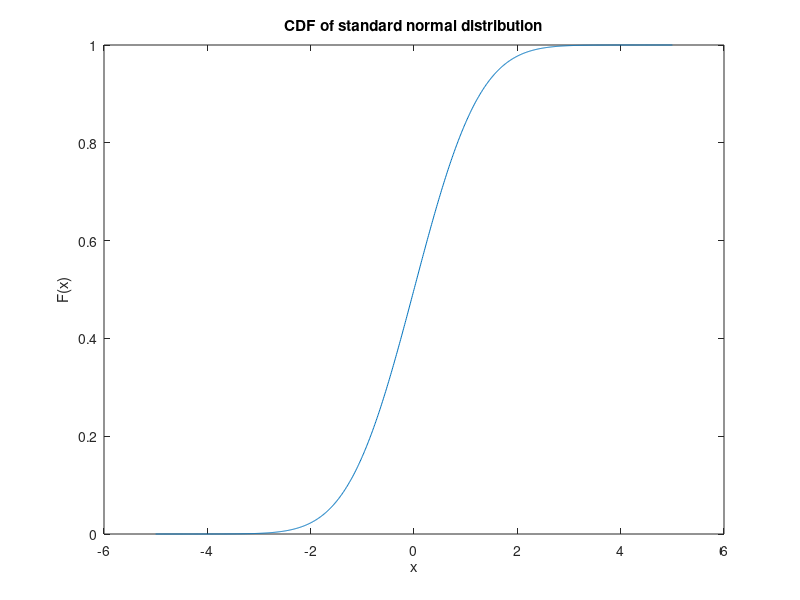

Recreate this plot in MATLAB. (Note: this script raises an error after producing the figure.)
%% Chapter 23 of Murphy's 
% "Machine Learning - a Probabilistic Perspective", 2012

% This script serves to implement the sampling methods discussed in the
% aforementioned chapter, complemented with other additional resources.

addpath('~/Documents/MATLAB');
addpath('../');

%% Sampling from standard distributions - Using the cdf 
%(skipping the Box Muller method)

x = [-5:0.01:5];
p = normcdf(x, 0, 1); % returns the cdf of the standard normal distribution

figure(1)
plot(x, p)
xlabel('x')
ylabel('F(x)')
title('CDF of standard normal distribution')

% Generate observations of random variable following U(0,1)

U = rand([1,1000]);
s = norminv(U);

size_s = size(s);

figure(2)
histogram(s, 'FaceColor', [254,178,76]/255, 'NumBins', 100)
hold on

% And now how do I sample from my approximated standard gaussian given this
% histogram? 
% Check out: https://stats.stackexchange.com/questions/191725/sample-from-distribution-given-by-histogram

%% Rejection sampling - or simple alternative when the inverse cdf method cannot be used

% Create strange-ish distribution - Gaussian mixture of 2 gaussians
% x = [-30:0.1:40];
% y1 = normpdf(x, 0, 2);
% y2 = normpdf(x, 20, 7);
% p = create_distribution(y1,y2)

x = [-30:0.1:40]
mu_list = [0, 20];
sigma_list = [1, 7];
p = gaussian_mix(x, mu_list, sigma_list, weights);

% fun = @create_distribution;
% AUC = integral(@(y1,y2)fun(y1,y2), -Inf, Inf)

figure()
plot(x, p)
xlabel('x')
ylabel('p(x)')
title('Function we want to approximate')

% Create unnormalized distribution and proposal distribution
p_tilde = gaussian_mix(x, mu_list, sigma_list, weights);
plot(x, p_tilde)

% How to define the proposal distribution?
x0 = median(x); % Pure intuition. Not backed up by anything. 
% In this example, however, it would lead to less rejection, should we do
% something like rejection sampling.
[max_p, idx] = max(p_tilde);
x0 = x(idx); % based on the Laplace Approximation (Bishop p. 214)

% Sigma cannot be defined arbitrarily! At least not for the Laplace
% approximation.
sigma = 1;
k = 1;
q = normpdf(x, x0, sigma); % here, we are taking the biggest mode as the mean

% Plot the functions before guaranteeing that q > p_tilde
figure() 
plot(x, p_tilde)
hold on
plot(x, q)
title('Before adjusting the proposal distribution')

% Guarantees that k*q > p 
iter = 1;
sigma_final1 = sigma;
k1 = k;
while sum(p_tilde > k1*q) > 1 % does the job but will be inefficient!
    k1 = k1 + 1;
    sigma_final1 = sigma_final1 + 1
    q = normpdf(x, x0, sigma_final1)
    iter = iter + 1;
end
iter
k1
sigma_final1


iter = 1
sigma_final2 = sigma
k2 = k
% From graphical intuition
while sum(p_tilde > k2*q) > 1
    if max(p_tilde)>max(k2*q)
        k2 = k2 + 1;
        iter = iter + 1;
    else 
        sigma_final2 = sigma_final2 + 1;
        iter = iter + 1;
    end
    q = normpdf(x, x0, sigma_final2)
end
iter
k2
sigma_final2


q_prop1 = k1*normpdf(x, x0, sigma_final1)

figure() 
plot(x, p_tilde)
hold on
plot(x, q_prop1)
fill([x, fliplr(x)], [p_tilde, fliplr(q_prop1)], [250 128 114]/255)
alpha(0.5)


q_prop2 = k2*normpdf(x, x0, sigma_final2)


q_prop2 = proposal_distribution(x,x0, sigma_final2, k2)

figure() 
plot(x, p_tilde)
hold on
plot(x, q_prop2)
fill([x, fliplr(x)], [p_tilde, fliplr(q_prop2)], [176, 196, 222]/255)
alpha(0.5)

% Actually performing rejection sampling
% n_iterations=2000;
% for i = 1:n_iterations
%     r = -50 + 100.*rand(1,1000);
    n_points = 1000;
    r = normrnd(x0,sigma_final2, [1, n_points]); % First, generate number from q(z) (not kq(z))
    h = proposal_distribution(r, x0, sigma_final2, k2).*rand(1,n_points);
% end

% Your implementation follows Bishop more (see p. 529)
figure;
z_final = []
for i=1:length(h)
    % Select color
    if h(i) < gaussian_mix(r(i),mu_list,sigma_list, weights)
        mycolor = [34, 139, 34]/255;
        z_final = [z_final, r(i)];
    else
        mycolor = [178, 34, 34]/255;
    end
    % Plot the point
    scatter(r(i), h(i), 'MarkerEdgeColor', mycolor, 'MarkerFaceColor', mycolor)
    hold on
end
title('Rejection sampling - Accepted and rejected points')

figure;
histogram(z_final, 'Numbins', 20)
title('Histogram of the accepted z values') % we can now get an approximation to p from this!

%% Adaptive rejection sampling
% This method is supposed to come up with a tight upper envelope q(x) to
% any log concave density p(x).
% Examples of log concave functions: https://en.wikipedia.org/wiki/Logarithmically_concave_function
% A Gaussian mixture is not one of them. :(

% In Chapter 24, we will describe MCMC sampling, which is a more efficient 
% way to sample from high dimensional distributions. Sometimes this uses 
% (adaptive) rejection sampling as a subroutine, which is known as adaptive 
% rejection Metropolis sampling (Gilks et al. 1995).    

%% Importance sampling
% Unlike rejection sampling, we use all the samples.
% It's not really a sampling method. It's an approximation method.

